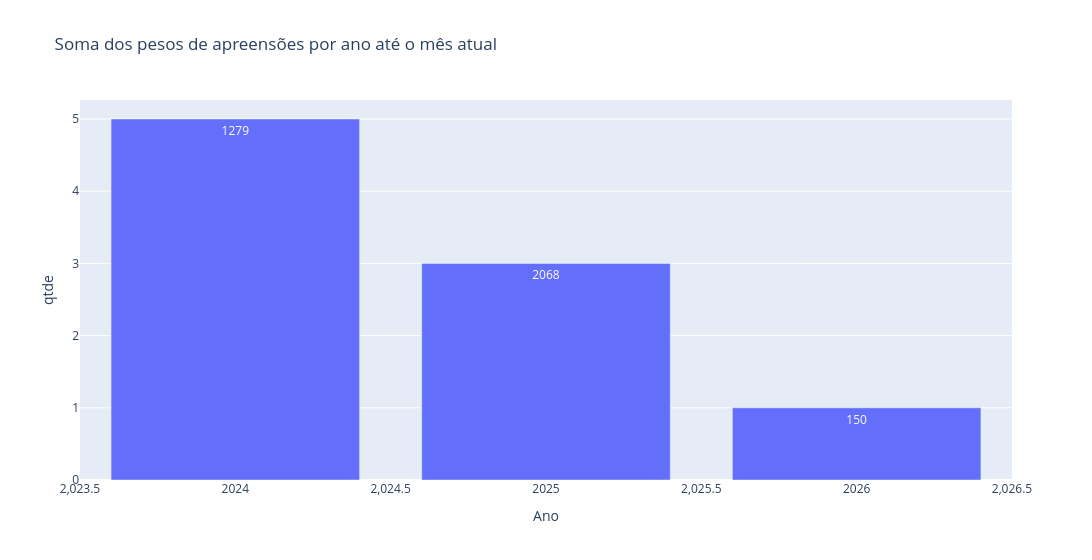

The code cell stored with this chart in its notebook:
### Code cell
g.FigTotalApreensaoPorAnoParcialOutros()

### Figure 1 — Plotly figure (JSON) as saved in the notebook; plotly's stock layout.template omitted (floating-point values rounded to 4 significant figures)
{"data": [{"hovertemplate": "Ano=%{x}<br>qtde=%{y}<br>peso=%{text}<extra></extra>", "legendgroup": "", "marker": {"color": "#636efa", "pattern": {"shape": ""}}, "name": "", "orientation": "v", "showlegend": false, "text": [1279.0, 2068.0, 150.0], "textposition": "auto", "type": "bar", "x": [2024.0, 2025.0, 2026.0], "xaxis": "x", "y": [5, 3, 1], "yaxis": "y"}], "layout": {"barmode": "relative", "legend": {"tracegroupgap": 0}, "title": {"text": "Soma dos pesos de apreensões por ano até o mês atual"}, "width": 1100, "xaxis": {"anchor": "y", "domain": [0, 1], "title": {"text": "Ano"}}, "yaxis": {"anchor": "x", "domain": [0, 1], "title": {"text": "qtde"}}}}
